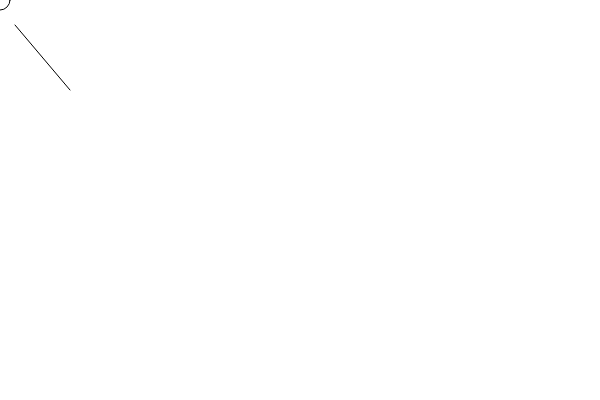
Frame 1 (no input)
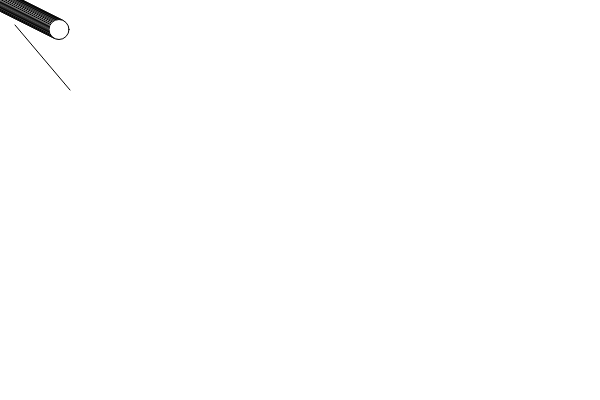
Frame 60 (no input)
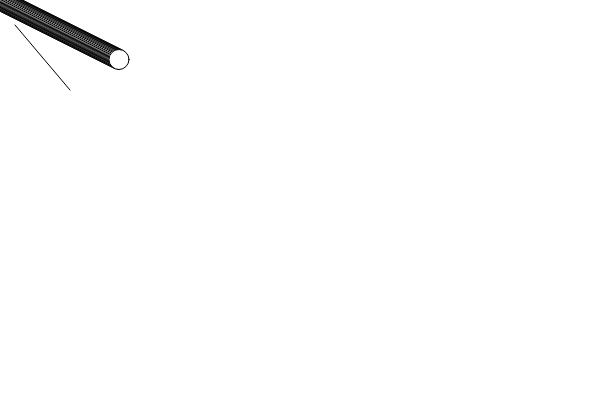
Frame 120 (the mouse pressed at the canvas centre since frame 60)

The p5.js sketch that drew these frames (run headless with seeded random() and noise() and a simulated clock; from frame 60 on, the mouse is pressed at the canvas centre):

// p5.js sketch
// ── sketch.js
let x = 0;
let y = 0;

function setup() {
  createCanvas(600, 400);
  line(15, 25, 70, 90)
}

function draw() {
  ellipse(x, x/2, 20, 20);
  x = x + 1;
}

// ── example.html
<html>
  <head>
    <script src="https://cdn.jsdelivr.net/npm/p5@1.1.9/lib/p5.min.js"></script>
    <script src="sketch.js" ></script>
  </head>
  <body>

  </body>
</html>
